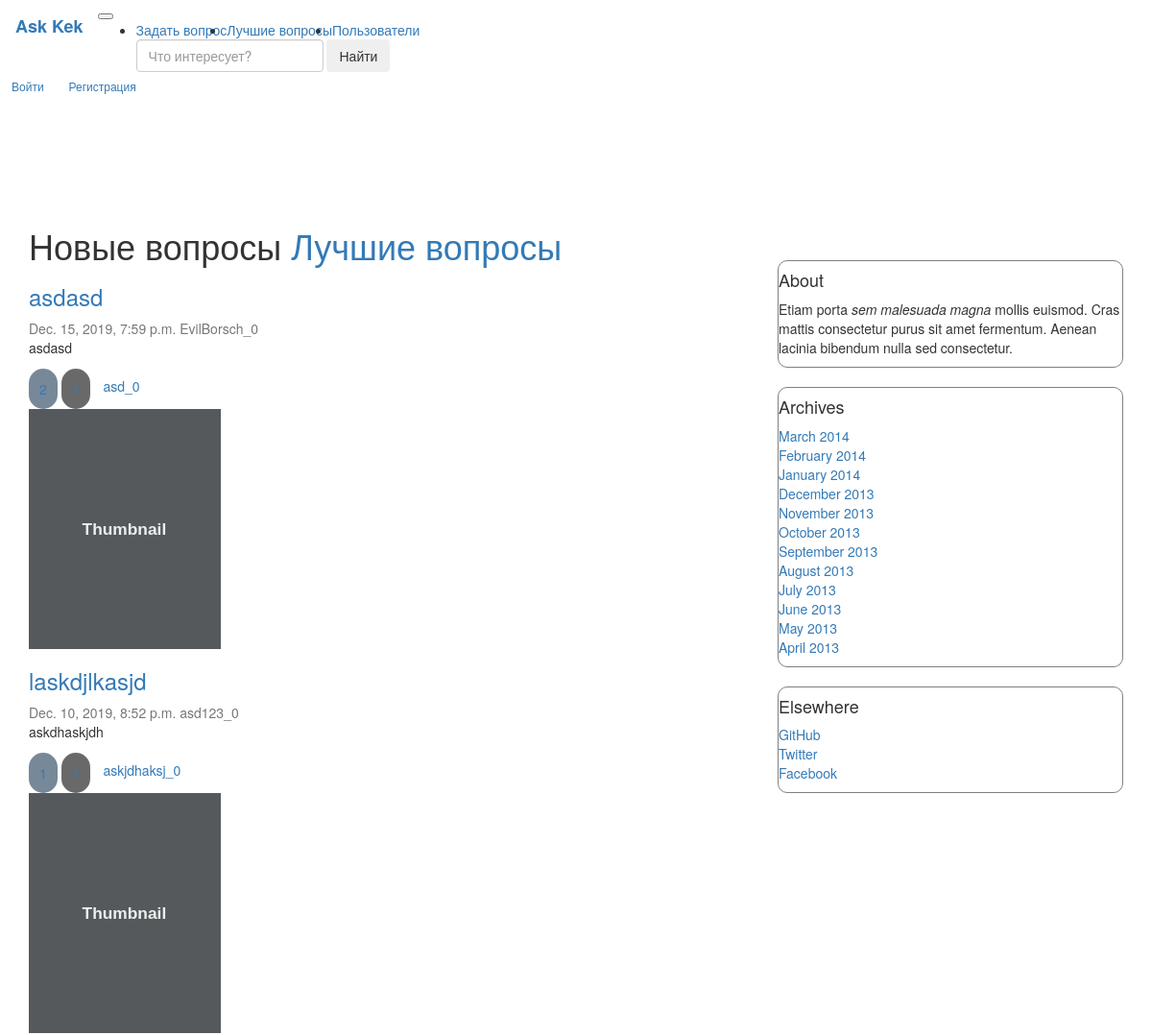
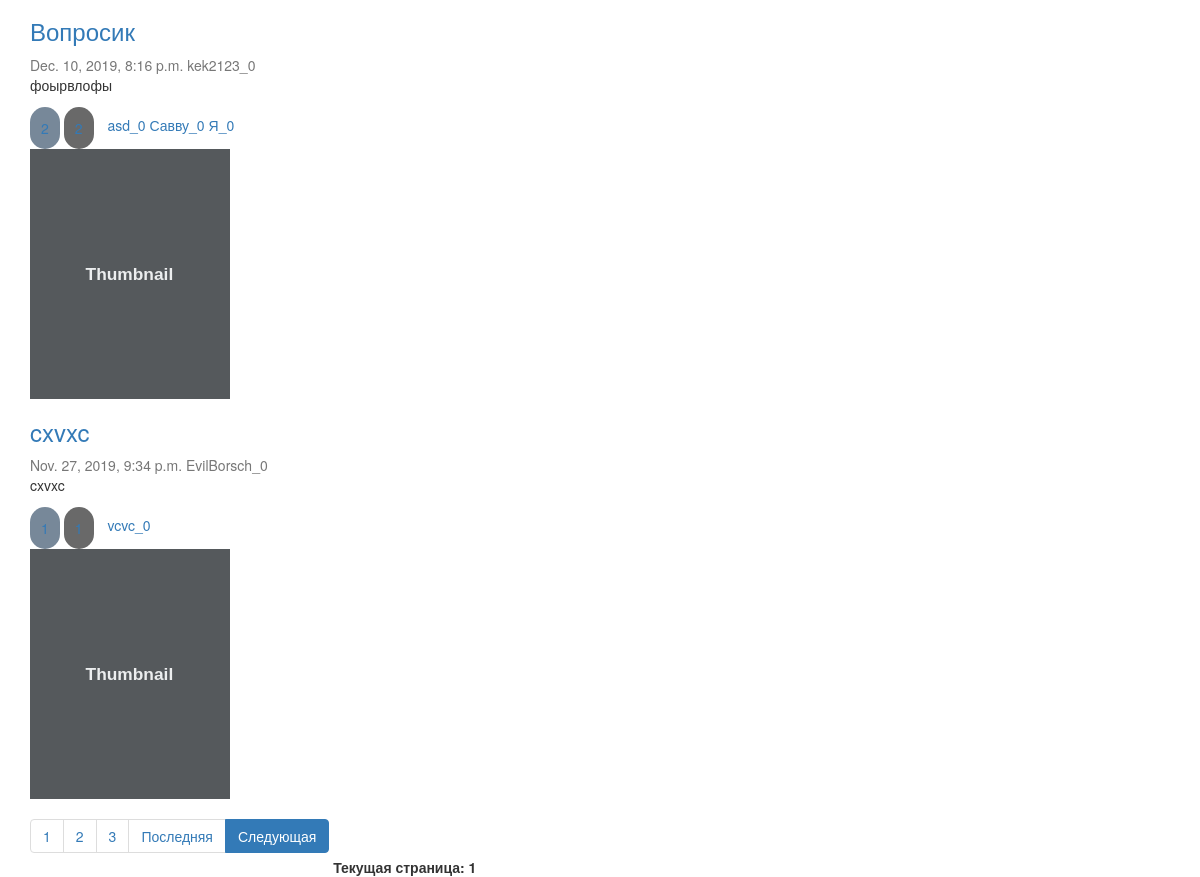
The page /question/ on the database its author committed (2 pictures, top to bottom).
### question/models.py (models this page shows, shortened)
class Article(models.Model):
    title = models.CharField(max_length=255, verbose_name='Заголовок')
    text = models.TextField(verbose_name='Текст')
    date_published = models.DateTimeField(verbose_name='Дата публикации', default=datetime.now(tz=timezone.utc),
                                          db_index=True)
    is_published = models.BooleanField(verbose_name='Опубликовано', default=True, blank=True)
    author = models.ForeignKey(
        Author,
        on_delete=models.CASCADE,
    )
    like = models.ManyToManyField(UserProfile, related_name="Article_like", blank=True)
    dislike = models.ManyToManyField(UserProfile, related_name="Article_dislike", blank=True)
    tags = models.ManyToManyField(Tags, blank=True)
    objects = ArticleManager()  # model manager
    class Meta:
        verbose_name = 'Статья'
        verbose_name_plural = 'Статьи'
        index_together = [('title', 'text')]
        unique_together = [('title', 'text')]

class Author(models.Model):
    name = models.CharField(max_length=255, verbose_name='Имя', unique=True)
    rating = models.IntegerField(default=0, verbose_name='Рейтинг')
    def __str__(self):
        return '{}_{}'.format(self.name, self.rating)
    class Meta:
        verbose_name = 'Автор'
        verbose_name_plural = 'Авторы'

class Tags(models.Model):
    name = models.CharField(max_length=255, verbose_name="Тег", default="TechnoPark", db_index=True)
    count = models.IntegerField(verbose_name="Число упоминаний", default=0)
    def __str__(self):
        return '{}_{}'.format(self.name, self.count)

### question/views.py (the view)
# urls.py: path('question/', views.index_html, name="test"),
def index_html(request):
    articles = models.Article.objects.new_published()
    paginated_data = paginate(articles, request)
    rendered_data = {"questions": paginated_data}
    return render(request, "./question/index.html", rendered_data)

### question/models.py (called while the page is built)
    def new_published(self):
        return self.filter(
            is_published=True,
            date_published__lt=datetime.now(tz=timezone.utc),
        ).order_by("-date_published")

### question/views.py (called while the page is built)
def paginate(objects_list, request):
    paginator = Paginator(list(objects_list), 4)
    page = request.GET.get('page')
    try:
        contacts = paginator.get_page(page)
    except PageNotAnInteger:
        contacts = paginator.page(1)
    except EmptyPage:
        contacts = paginator.page(paginator.num_pages)
    return contacts

### question/templates/question/index.html (shortened to what this page needs)
{% extends "question/base.html" %}
{% load static %}
{% block content %}
    {% block title %}
        <h1> Новые вопросы <a href="{% url "hot_questions_url" %}"> Лучшие вопросы</a></h1>
    {% endblock %}
    {% for q in questions %}
        <div class="question">
            <div class="card flex-md-row mb-4 box-shadow h-md-250">
                <div class="card-body d-flex flex-column align-items-start">
                    {% block link_to_ans %}
                        <h3 class="mb-0">
                            <a href="{% url 'one_question_url' q.pk %}" class="href">{{ q.title }}</a>
                        </h3>
                    {% endblock %}
                    <div class="mb-1 text-muted">{{ q.date_published }} {{ q.author }}</div>
                    <p class="card-text mb-auto">{{ q.text }}</p>
                    <div class="fluid-container">
                        <a class="like" data-qid="{{ q.pk }}"
                           data-vote="inc">
                            {{ q.like.count }}
                        </a>
                        <a class="dislike" data-qid="{{ q.pk }}"
                           data-vote="dec">
                        </a>
                        {% for tag in q.tags.all %}
                            <a href="{% url 'question_by_tag_url' tag.name %}">{{ tag }}</a>
                        {% endfor %}
                    </div>
                </div>
                <img class="card-img-right flex-auto d-none d-md-block" data-src="holder.js/200x250?theme=thumb"
                     alt="Thumbnail [200x250]" style="width: 200px; height: 250px;"
                     data-holder-rendered="true">
            </div>
        </div>
    {% endfor %}
    <nav aria-label="...">
        <ul class="pagination">
            <li class="page-item" aria-current="page">
                <a class="page-link" href="?page=1">1</a>
            </li>
            {% if questions.paginator.num_pages >= 2 %}
                <li class="page-item">
                    <a class="page-link" href="?page=2">2 <span class="sr-only">(current)</span></a>
                </li>
            {% endif %}
            {% if questions.paginator.num_pages >= 3 %}
                <li class="page-item">
                    <a class="page-link" href="?page=3">3 <span class="sr-only">(current)</span></a>
                </li>
            {% endif %}
            <li class="page-item"><a class="page-link"
                                     href="?page={{ questions.paginator.num_pages }}">Последняя</a></li>
            {% if questions.has_next %}
                <li class="page-item active">
                    <a class="page-link" href="?page={{ questions.next_page_number }}">Следующая</a>
                </li>
            {% endif %}
        </ul>
        <b>Текущая страница: {{ questions.number }}</b>
    </nav>
    {% block  pre_paginator %}
        <link rel="stylesheet" href="{% static "question/index/my.css" %}">
    {% endblock %}
{% endblock %}

### question/static/question/index/my.css (style rules this page uses)
.like { display: inline-block; margin-bottom: 0; margin-top: 2px; font-weight: normal; text-align: center; vertical-align: middle; cursor: pointer; background: LightSlateGray; border: 6px solid transparent; padding: 5px 5px; white-space: nowrap; font-size: 14px; line-height: 1.428571429; border-radius: 20px; }
.dislike { display: inline-block; margin-bottom: 0; margin-top: 2px; font-weight: normal; text-align: center; vertical-align: middle; cursor: pointer; background: DimGrey; border: 6px solid transparent; padding: 5px 5px; white-space: nowrap; font-size: 14px; line-height: 1.428571429; border-radius: 20px; }
.pagination { margin-top: 20px; }

### rows shown on the page
Article: title "asdasd", date_published "Dec. 15, 2019, 7:59 p.m.", author "EvilBorsch_0", text "asdasd", like.count "2"
Tags: name+count "asd_0"
Article: title "laskdjlkasjd", date_published "Dec. 10, 2019, 8:52 p.m.", author "asd123_0", text "askdhaskjdh", like.count "1"
Tags: name+count "askjdhaksj_0"
Article: title "Вопросик", date_published "Dec. 10, 2019, 8:16 p.m.", author "kek2123_0", text "фоырвлофы", like.count "2"
Tags: name+count "Савву_0"
Tags: name+count "Я_0"
Article: title "cxvxc", date_published "Nov. 27, 2019, 9:34 p.m.", author "EvilBorsch_0", text "cxvxc", like.count "1"
Tags: name+count "vcvc_0"

### other values the page prints
{{ questions.number }} "1"
